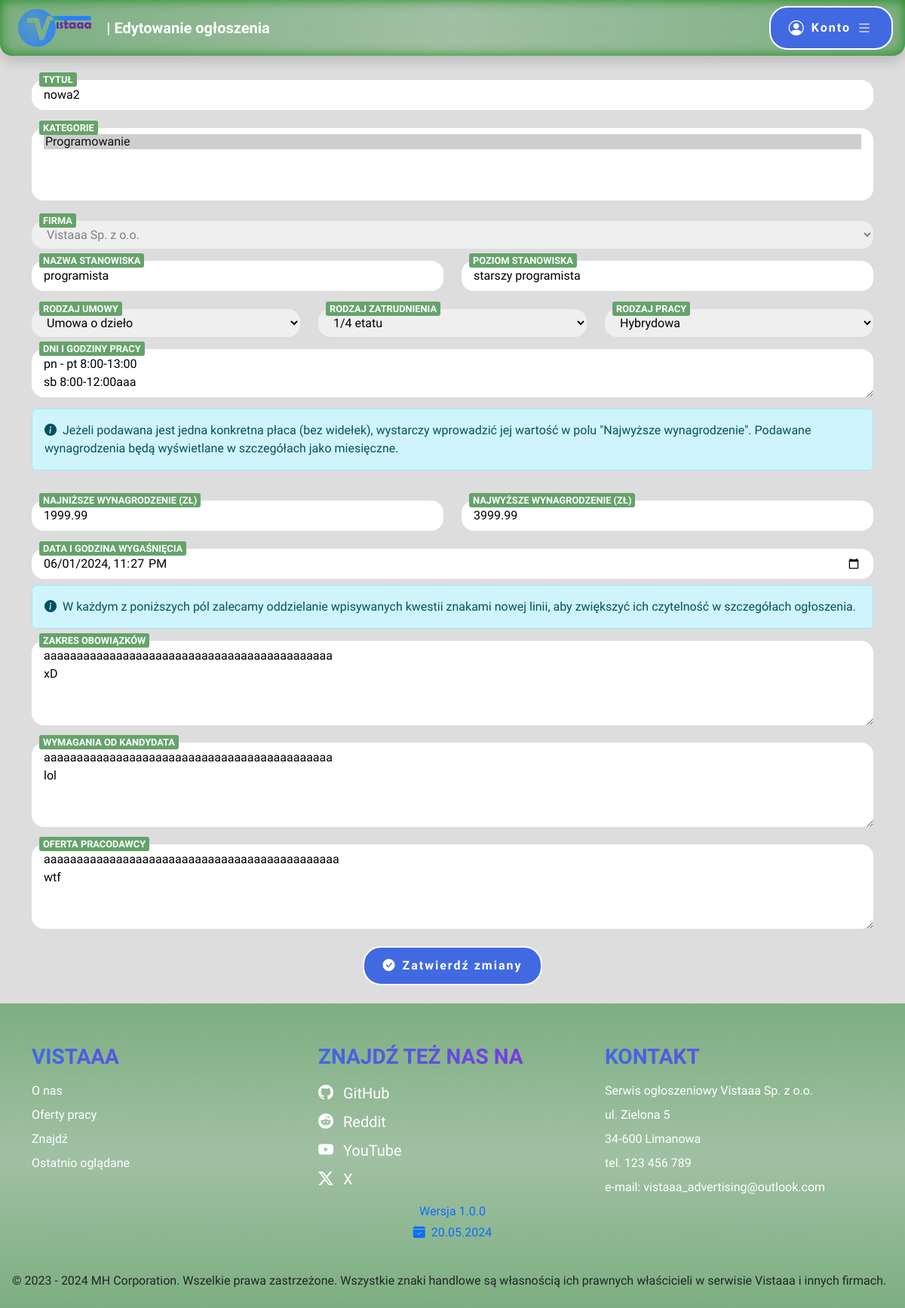
The page /offerform.php?id=2 (signed in) on the database as committed earlier.
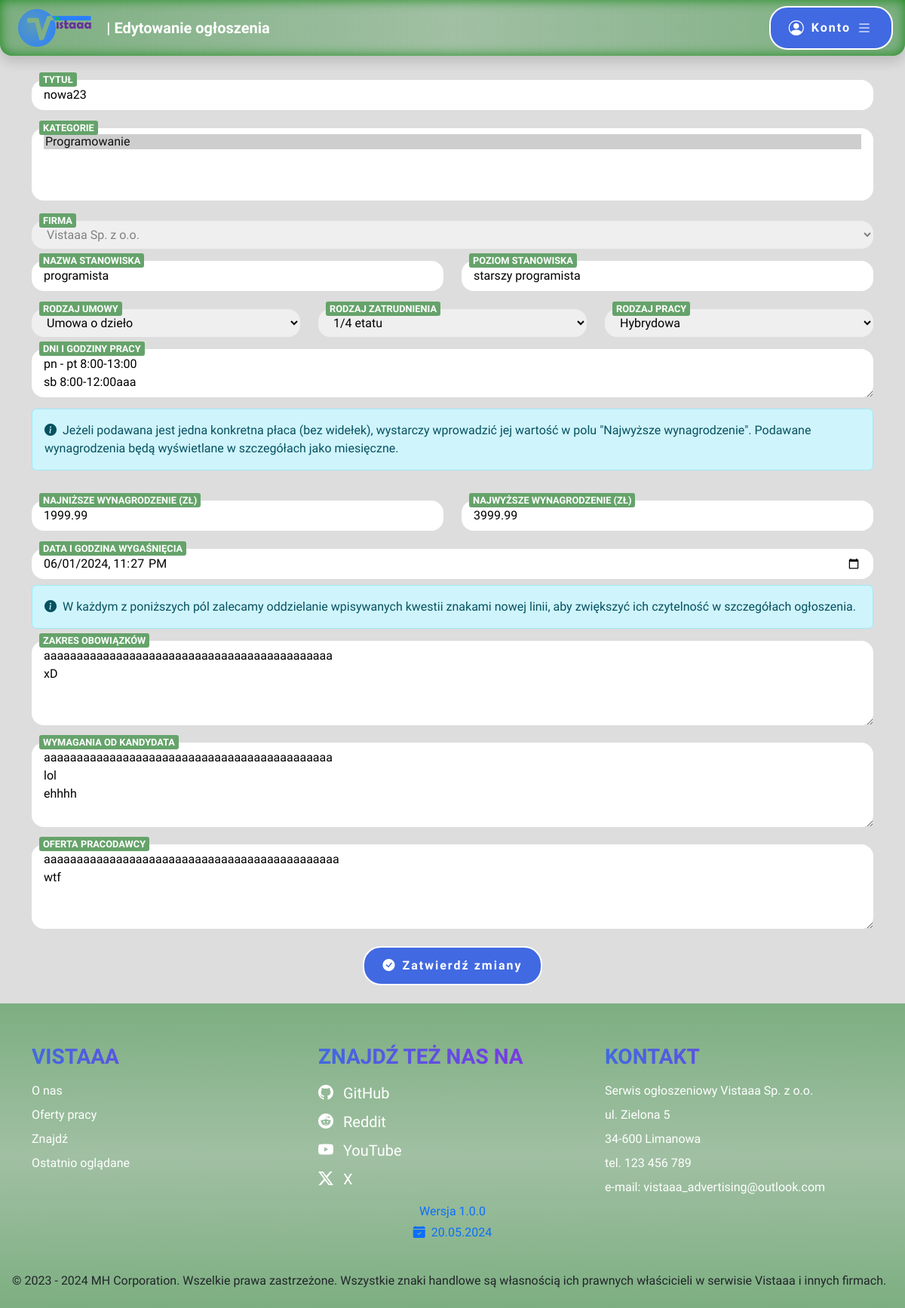
The same page on the database as committed later.
### tables this page shows
CREATE TABLE `advertisement` (
  `advertisement_id` int(10) UNSIGNED NOT NULL,
  `title` varchar(100) NOT NULL,
  `company_id` int(10) UNSIGNED NOT NULL,
  `position_name` varchar(50) NOT NULL,
  `position_level` varchar(50) NOT NULL,
  `contract_type` enum('Umowa o pracę','Umowa zlecenie','Umowa o dzieło') NOT NULL,
  `employment_type` enum('Pełny etat','Pół etatu','1/4 etatu','3/4 etatu','Staż','Praktyki','Wolontariat') NOT NULL,
  `work_type` enum('Zdalna','Stacjonarna','Hybrydowa') NOT NULL,
  `salary_lowest` decimal(8,2) DEFAULT NULL,
  `salary_highest` decimal(8,2) NOT NULL,
  `work_days` varchar(50) NOT NULL,
  `date_added` datetime NOT NULL,
  `date_expiration` datetime NOT NULL,
  `responsibilities` text NOT NULL,
  `requirements` text NOT NULL,
  `offer` text NOT NULL
);

### offerform.php (the view, shortened to what the changed rows need)
<?php
	require "connect.php";
	$connect = new mysqli($host, $db_user, $db_password, $db_name);
	if(isset($_GET["id"]) && array_key_exists("company_id", $_SESSION["logged"]))
	{
		$id = $_GET["id"];
		$result = $connect->execute_query('SELECT * FROM advertisement WHERE advertisement_id = ?', [$id]);
		if($result->num_rows == 1)
		{
			$editRow = $result->fetch_assoc();
		}
	}
	$contract_types = array("Umowa o pracę", "Umowa zlecenie", "Umowa o dzieło");
	$employment_types = array("Pełny etat", "Pół etatu", "1/4 etatu", "3/4 etatu", "Praktyki", "Staż", "Wolontariat");
	$work_types = array("Stacjonarna", "Zdalna", "Hybrydowa");
?>
<!DOCTYPE html>
<html lang="pl">
<head>
    <link href="https://cdn.jsdelivr.net/npm/bootstrap@5.3.3/dist/css/bootstrap.min.css" rel="stylesheet">
    <link rel="stylesheet" href="https://cdn.jsdelivr.net/npm/bootstrap-icons@1.11.3/font/bootstrap-icons.min.css">
    <link rel="stylesheet" href="style.css">
</head>
<body>
	<main>
		<article class="container-md">
			<?php
				$editError = false;
				$isEditModeEnabled = false;
				$connect = new mysqli($host, $db_user, $db_password, $db_name);
				$connect->set_charset('utf8mb4');
				if(isset($_GET["id"]))
				{
					$id = $_GET["id"];
					$result = $connect->execute_query('SELECT * FROM advertisement WHERE advertisement_id = ?', [$id]);
					if($result->num_rows != 1)
						$editError = true;
					else
					{
						$isEditModeEnabled = true;
						$categories = array();
						$editRow = $result->fetch_assoc();
						$result = $connect->execute_query('SELECT * FROM advertisement_category WHERE advertisement_id = ?', [$id]);
						while($offerCategory = $result->fetch_assoc())
							array_push($categories, $offerCategory["category_id"]);
					}
				}
				if(!$editError)
				{
					echo "<form action='offerform.php' id='offerForm'";
					if($isEditModeEnabled)
						echo "?id=".$_GET["id"];
					echo "' method='POST'>";
					echo "<div class='position-relative formInput mt-3'>";
                    echo "<input type='text' id='title' name='title' minlength='3' maxlength='100' placeholder='Tytuł' required class='rounded-4 border-0 w-100 py-2 px-3'";
					if($isEditModeEnabled)
						echo " value='".htmlspecialchars($editRow["title"])."'";
                    echo "><label for='title' class='position-absolute'>Tytuł</label>";
                    echo "</div>";
					echo "<div class='position-relative formInput mt-4'>";
					echo "<select id='category' multiple required name='category[]' class='rounded-4 border-0 w-100 py-2 px-3'>";
					$result = $connect->execute_query('SELECT category_id, name FROM category');
					while($row = $result->fetch_assoc())
					{
						echo "<option value='".$row["category_id"]."'";
						if($isEditModeEnabled && in_array($row["category_id"], $categories))
							echo " selected";
						echo ">".$row["name"]."</option>";
					}
                    echo "</select><label for='category' class='position-absolute'>Kategorie</label></div>";
					echo "<div class='position-relative formInput mt-4'>";
					echo "<select id='company' name='company' class='rounded-4 border-0 w-100 py-2 px-3'";
					if(array_key_exists("company_id", $_SESSION["logged"]))
						echo " disabled><option selected value='".$_SESSION["logged"]["company_id"]."'>".$_SESSION["logged"]["name"]."</option>";
                    echo "</select><label for='company' class='position-absolute'>Firma</label></div>";
					echo "<section class='row'>";
					echo "<div class='col-12 col-md-6'><div class='position-relative formInput mt-3'>";
					echo "<input type='text' id='name' name='name' minlength='3' maxlength='50' placeholder='Nazwa stanowiska' required class='rounded-4 border-0 w-100 py-2 px-3'";
					if($isEditModeEnabled)
						echo " value='".htmlspecialchars($editRow["position_name"])."'";
                    echo "><label for='name' class='position-absolute'>Nazwa stanowiska</label>";
                    echo "</div>";
					echo "</div>";
					echo "<div class='col-12 col-md-6'><div class='position-relative formInput mt-3'>";
					echo "<input type='text' id='level' name='level' minlength='3' maxlength='50' placeholder='Poziom stanowiska' required class='rounded-4 border-0 w-100 py-2 px-3'";
					if($isEditModeEnabled)
						echo " value='".htmlspecialchars($editRow["position_level"])."'";
                    echo "><label for='level' class='position-absolute'>Poziom stanowiska</label>";
                    echo "</div>";
					echo "</div>";
					echo "</section>";
					echo "<section class='row'>";
					echo "<div class='col-12 col-sm-6 col-md-4'><div class='position-relative formInput mt-4'>";
					echo "<select required id='contract' name='contract' class='rounded-4 border-0 w-100 py-2 px-3'><option value='' disabled selected hidden>Wybierz...</option>";
					for($i = 0; $i < count($contract_types); $i++)
					{
						echo "<option value='".$i."'";
						if($isEditModeEnabled && $editRow["contract_type"] == $contract_types[$i])
							echo " selected";
						echo ">".$contract_types[$i]."</option>";
					}
                    echo "</select><label for='contract' class='position-absolute'>Rodzaj umowy</label>";
                    echo "</div>";
					echo "</div>";
					echo "<div class='col-12 col-sm-6 col-md-4'><div class='position-relative formInput mt-4'>";
					echo "<select required id='employment' name='employment' class='rounded-4 border-0 w-100 py-2 px-3'><option value='' disabled selected hidden>Wybierz...</option>";
					for($i = 0; $i < count($employment_types); $i++)
					{
						echo "<option value='".$i."'";
						if($isEditModeEnabled && $editRow["employment_type"] == $employment_types[$i])
							echo " selected";
						echo ">".$employment_types[$i]."</option>";
					}
                    echo "</select><label for='employment' class='position-absolute'>Rodzaj zatrudnienia</label>";
                    echo "</div>";
					echo "</div>";
					echo "<div class='col-12 col-sm-6 col-md-4'><div class='position-relative formInput mt-4'>";
					echo "<select required id='work' name='work' class='rounded-4 border-0 w-100 py-2 px-3'><option value='' disabled selected hidden>Wybierz...</option>";
					for($i = 0; $i < count($work_types); $i++)
					{
						echo "<option value='".$i."'";
						if($isEditModeEnabled && $editRow["work_type"] == $work_types[$i])
							echo " selected";
						echo ">".$work_types[$i]."</option>";
					}
                    echo "</select><label for='work' class='position-absolute'>Rodzaj pracy</label>";
                    echo "</div>";
					echo "</div>";
					echo "</section>";
					echo "<div class='position-relative formInput mt-3'>";
                    echo "<textarea minlength='4' maxlength='50' rows='2' id='days' name='days' placeholder='Dni i godziny pracy' required class='rounded-4 border-0 w-100 py-2 px-3'>";
					if($isEditModeEnabled)
						echo htmlspecialchars($editRow["work_days"]);
                    echo "</textarea><label for='days' class='position-absolute'>Dni i godziny pracy</label>";
                    echo "</div>";
					echo "<div class='alert alert-info information mt-2'><i class='bi bi-info-circle-fill me-2'></i>Jeżeli podawana jest jedna konkretna płaca (bez widełek), wystarczy wprowadzić jej wartość w polu \"Najwyższe wynagrodzenie\". Podawane wynagrodzenia będą wyświetlane w szczegółach jako miesięczne.</div>";
					echo "<section class='row'>";
					echo "<div class='col-12 col-md-6'><div class='position-relative formInput mt-4'>";
					echo "<input type='number' id='salary_lowest' name='salary_lowest' min='0' max='999999.99' step='0.01' class='rounded-4 border-0 w-100 py-2 px-3'";
					if($isEditModeEnabled)
						echo " value='".$editRow["salary_lowest"]."'";
                    echo "><label for='salary_lowest' class='position-absolute'>Najniższe wynagrodzenie (zł)</label>";
                    echo "</div>";
					echo "</div>";
					echo "<div class='col-12 col-md-6'><div class='position-relative formInput mt-4'>";
					echo "<input type='number' id='salary_highest' name='salary_highest' min='0' max='999999.99' step='0.01' required class='rounded-4 border-0 w-100 py-2 px-3'";
					if($isEditModeEnabled)
						echo " value='".$editRow["salary_highest"]."'";
                    echo "><label for='salary_highest' class='position-absolute'>Najwyższe wynagrodzenie (zł)</label>";
                    echo "</div></div>";
					echo "</section>";
					echo "<div class='position-relative formInput mt-4'>";
                    echo "<input type='datetime-local' id='date' name='date' min='".date("Y-m-d\TH:i")."' required class='rounded-4 border-0 w-100 py-2 px-3'";
					if($isEditModeEnabled)
						echo " value='".$editRow["date_expiration"]."'";
                    echo "><label for='date' class='position-absolute'>Data i godzina wygaśnięcia</label>";
                    echo "</div>";
					echo "<div class='alert alert-info information mt-2'><i class='bi bi-info-circle-fill me-2'></i>W każdym z poniższych pól zalecamy oddzielanie wpisywanych kwestii znakami nowej linii, aby zwiększyć ich czytelność w szczegółach ogłoszenia.</div>";
					echo "<div class='position-relative formInput mt-3'>";
                    echo "<textarea minlength='20' maxlength='1000' rows='4' id='responsibilities' name='responsibilities' placeholder='Zakres obowiązków' required class='rounded-4 border-0 w-100 py-2 px-3'>";
					if($isEditModeEnabled)
						echo htmlspecialchars($editRow["responsibilities"]);
                    echo "</textarea><label for='responsibilities' class='position-absolute'>Zakres obowiązków</label>";
                    echo "</div>";
					echo "<div class='position-relative formInput mt-3'>";
                    echo "<textarea minlength='20' maxlength='1000' rows='4' id='requirements' name='requirements' placeholder='Wymagania od kandydata' required class='rounded-4 border-0 w-100 py-2 px-3'>";
					if($isEditModeEnabled)
						echo htmlspecialchars($editRow["requirements"]);
                    echo "</textarea><label for='requirements' class='position-absolute'>Wymagania od kandydata</label>";
                    echo "</div>";
					echo "<div class='position-relative formInput mt-3'>";
                    echo "<textarea minlength='20' maxlength='1000' rows='4' id='offer' name='offer' placeholder='Oferta pracodawcy' required class='rounded-4 border-0 w-100 py-2 px-3'>";
					if($isEditModeEnabled)
						echo htmlspecialchars($editRow["offer"]);
                    echo "</textarea><label for='offer' class='position-absolute'>Oferta pracodawcy</label>";
                    echo "</div>";
					echo "<button type='submit' class='commonButton d-block mx-auto mt-3'>";
						if($isEditModeEnabled)
							echo "<i class='bi bi-check-circle-fill me-2'></i>Zatwierdź zmiany";
						else
							echo "<i class='bi bi-plus-circle-fill me-2'></i>Dodaj ogłoszenie";
					echo "</button></form>";
				}
				else
					echo "<div class='alert alert-danger information'><strong>Wystąpił błąd: Nie znaleziono oferty o takim identyfikatorze.</strong></div>";
			?>
		</article>
	</main>
</body>
</html>

Rows that differ between the two databases and show on the page:
changed advertisement "programista": title "nowa2" → "nowa23"; requirements "aaaaaaaaaaaaaaaaaaaaaaaaaaaaaaaaaaaaaaaaaaaa lol" → "aaaaaaaaaaaaaaaaaaaaaaaaaaaaaaaaaaaaaaaaaaaa lol ehhhh"
